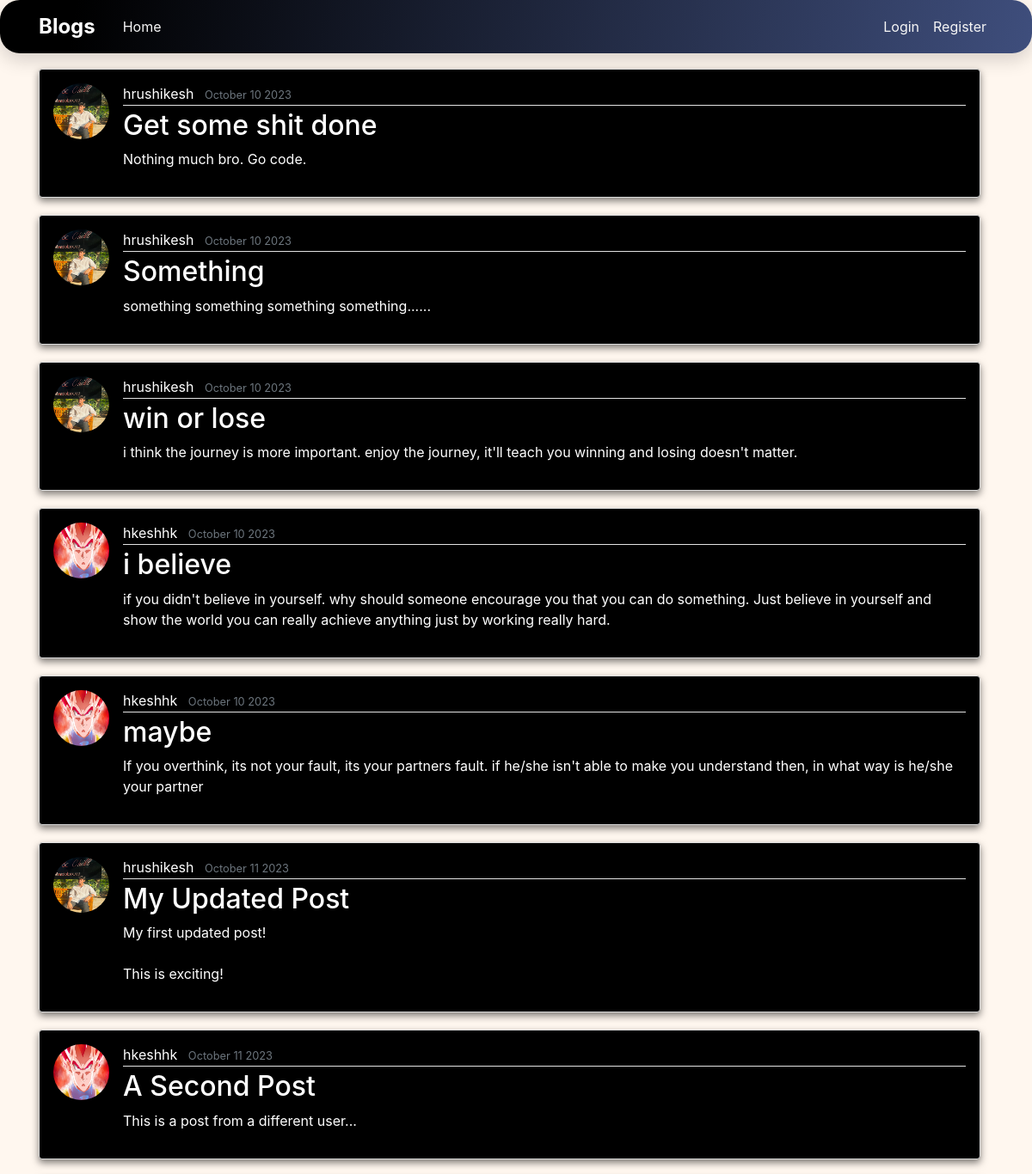
/ (upper part), run on an earlier commit of the app's database.
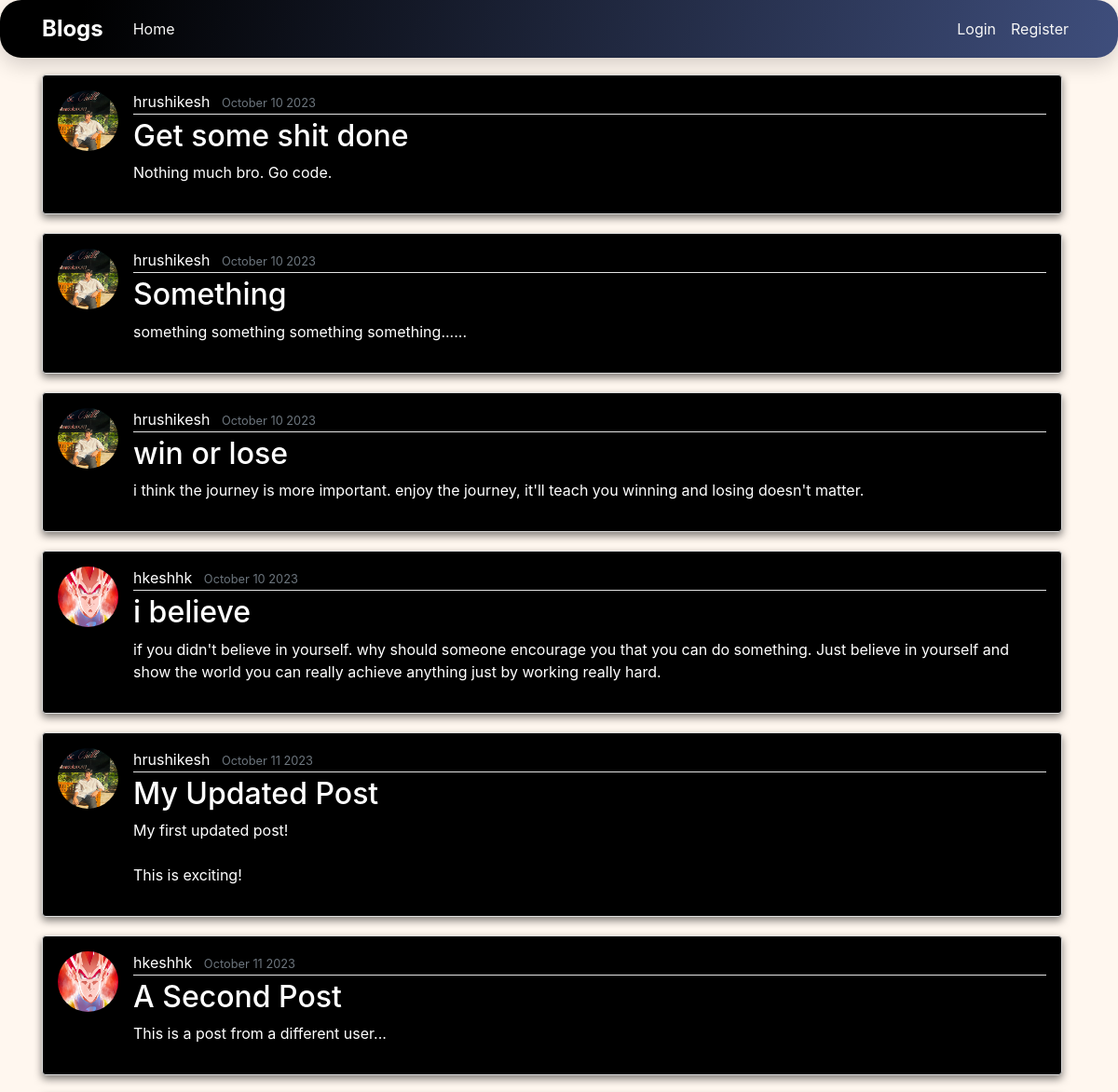
And on a later commit of the database.
### blogs/models.py (models this page shows, shortened)
class Posts(models.Model):
    title = models.CharField(max_length=255,null=False, blank=False)
    content = models.TextField(null=False)
    author = models.ForeignKey(User, on_delete=models.CASCADE)
    date_posted = models.DateTimeField(auto_now_add=True)

### users/models.py (models this page shows, shortened)
class UserProfile(models.Model):
    user = models.OneToOneField(User, on_delete=models.CASCADE)
    image = models.ImageField(default='default.jpg', upload_to='profile_pics')

### blogs/views.py (the view)
# urls.py: path('',views.home, name='blog-home'),
def home(request):
    posts = Posts.objects.all()
    return render(request, "blogs/home.html", {'posts': posts})

### blogs/templates/blogs/home.html
{% extends "blogs/base.html" %}
{% block content %}
    {% for post in posts %}
        <article class="media content-section rounded p-3 mb-6" style="background-color: #000; color: #fff; box-shadow: 0 4px 8px 0 rgba(0, 0, 0, 0.5); width: 150%;">
          <img class="rounded-circle article-img" src="{{ post.author.userprofile.image.url }}">
          <div class="media-body">
            <div class="article-metadata">
              <a class="mr-2 text-white" href="#">{{ post.author }}</a>
              <small class="text-muted">{{ post.date_posted|date:'F d Y' }}</small>
            </div>
            <h2><a class="article-title text-white" href="{% url 'blog_post_detail' post.pk %}">{{ post.title }}</a></h2>
            <p class="article-content">{{ post.content }}</p>
          </div>
        </article>
    {% endfor %}
{% endblock content %}

### blogs/templates/blogs/base.html (shortened to what this page needs)
{% load static %}
<!DOCTYPE html>
<html lang="en">
<head>
    <link rel="stylesheet" href="https://maxcdn.bootstrapcdn.com/bootstrap/4.0.0/css/bootstrap.min.css">
    <link rel="stylesheet" type="text/css" href="{% static 'css/main.css' %}">
</head>
<body>
    <header class="site-header">
      <nav class="navbar navbar-expand-md navbar-dark bg-steel fixed-top">
        <div class="container">
          <a class="navbar-brand mr-4" href="{% url 'blog-home' %}">Blogs</a>
          <div class="collapse navbar-collapse" id="navbarToggle">
            <div class="navbar-nav mr-auto">
              <a class="nav-item nav-link" href="{% url 'blog-home' %}">Home</a>
            </div>
            <div class="navbar-nav">
              {% if user.is_authenticated %}
                <a class="nav-item nav-link" href="{% url 'logout' %}">Logout</a>
                <a class="nav-item nav-link" href="{% url 'create_blog' %}">Write</a>
                <a class="nav-item nav-link" href="{% url 'profile' %}">Profile</a>
              {% else %}
              <a class="nav-item nav-link" href="{% url 'login' %}">Login</a>
              <a class="nav-item nav-link" href="{% url 'register' %}">Register</a>
              {% endif %}
            </div>
          </div>
        </div>
      </nav>
    </header>
    <main role="main" class="container">
      <div class="row">
        <div class="col-md-8">
          {% block content %}
          {% endblock %}
        </div>
        </div>
    </main>
  </body>
</html>

### blogs/static/css/main.css (style rules this page uses)
body { background: #fafafa; color: #333333; margin-top: 5rem; }
h1, h2, h3, h4, h5, h6 { color: #444444; }
.bg-steel { background-color: #e0d8e3; }
.site-header .navbar-nav .nav-link { color: #f6f6f6; }
.content-section { background: #ffffff; padding: 10px 20px; border: 1px solid #dddddd; border-radius: 3px; margin-bottom: 20px; }
.article-title { color: #444444; }
.article-content { white-space: pre-line; }
.article-img { height: 65px; width: 65px; margin-right: 16px; }
.article-metadata { padding-bottom: 1px; margin-bottom: 4px; border-bottom: 1px solid #e3e3e3 }

### blogs/templates/blogs/base.html (style rules this page uses)
.navbar.bg-steel { border-radius: 23px; background: var(--dark-blue-gradient, linear-gradient(100deg, #000 7.38%, #455689 109.55%, #455689 109.55%)); box-shadow: 0px 8px 21px 0px rgba(0, 0, 0, 0.16); }
.navbar.bg-steel .navbar-brand { color: #fff !important; font-weight: bold; font-size: 1.5rem; }
body { background: #FFF7EF !important; }

What changed in the data, as far as the page shows it:
removed Posts: author.userprofile.image (picture), author "hkeshhk", date_posted "October 10 2023", title "maybe", content "If you overthink, its not your fault, its your partners fault. if he/she isn't able to make you understand then, in what way is he/she your partner"
